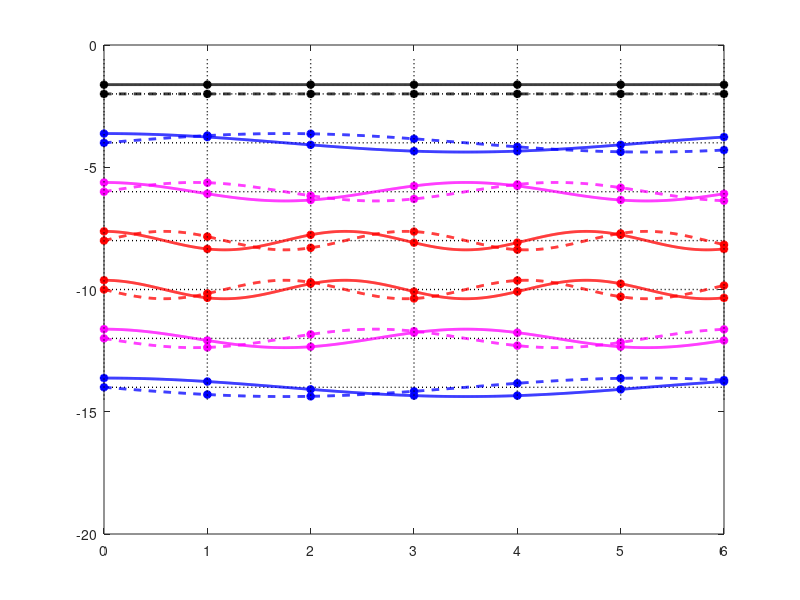

Write MATLAB code to recreate this figure.
%This Matlab script can be used to reproduce Figure 2.31 in the textbook:
%Emil Bjornson and Ozlem Tugfe Demir (2024),
%"Introduction to Multiple Antenna Communications and Reconfigurable Surfaces", 
%Boston-Delft: Now Publishers, http://dx.doi.org/10.1561/9781638283157
%
%This is version 1.0 (Last edited: 2024-01-17)
%
%License: This code is licensed under the GPLv2 license. If you in any way
%use this code for research that results in publications, please cite our
%textbook as described above. You can find the complete code package at
%https://github.com/emilbjornson/mimobook

close all;
clear;

S = 7; %odd number

frequencies = [0:(S-1)/2 -(S-1)/2:-1];

integerSamples = (0:S-1);
realSamples = linspace(0,S-1,1000);

sampledValues = exp(1i*2*pi*frequencies'*integerSamples/S)/sqrt(S);

sampledValuesDenser = exp(1i*2*pi*frequencies'*realSamples/S)/sqrt(S);



figure;
hold on; box on;

scaleFactor = 2;

color{1}='k';
color{2}='b';
color{3}='m';
color{4}='r';

for eta = 1:S
    
    plot(integerSamples,-scaleFactor*eta+zeros(1,S),'k:','LineWidth',1);
    plot(integerSamples,-scaleFactor*eta+real(sampledValues(eta,:)),[color{abs(frequencies(eta))+1} '*'],'LineWidth',2);
    plot(integerSamples,-scaleFactor*eta+imag(sampledValues(eta,:)),[color{abs(frequencies(eta))+1} '*'],'LineWidth',2);
    plot(realSamples,-scaleFactor*eta+real(sampledValuesDenser(eta,:)),[color{abs(frequencies(eta))+1} '-'],'LineWidth',2);
    plot(realSamples,-scaleFactor*eta+imag(sampledValuesDenser(eta,:)),[color{abs(frequencies(eta))+1} '--'],'LineWidth',2);

end
for s = 0:S-1
    plot(s+zeros(1,S),linspace(-scaleFactor*S-0.5,-0.5,S),'k:','LineWidth',1);
end